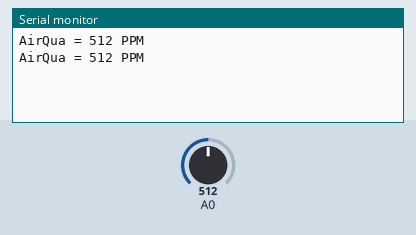
This sketch was run on a simulated Arduino Uno, built with avr-gcc and run on an emulated ATmega328P. Parts: the last lines printed to the serial monitor. The test bench sets the inputs (shaded band); at power-on: A0 = 512.

Above: at 1.8 s.
1.9 s: A0 set to 716
At 2.4 s:
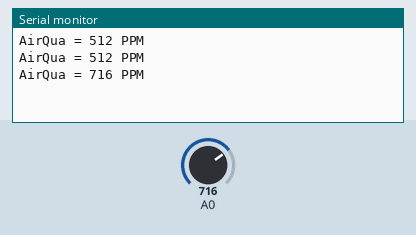
3.4 s: A0 set to 900
At 4.8 s:
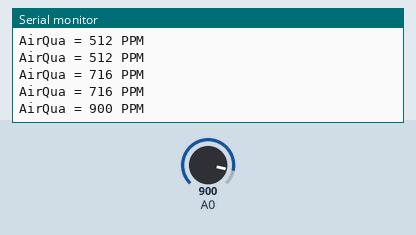
Timing chart, 0 to 6.4 s (numbered marks = the images above; inputs shaded):
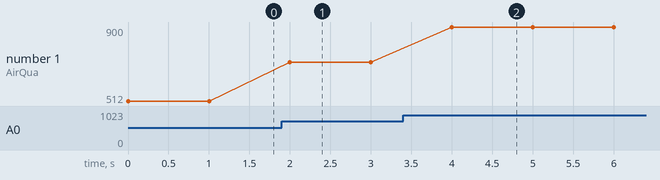

Measured:
- after the input at 1.9 s, the serial monitor: prints a new line after 0.10 s (image 1)
- after the input at 3.4 s, the serial monitor: prints a new line after 0.60 s (image 2)
- plotted number 1: 512 → 716 after the input at 1.9 s, 716 → 900 after the input at 3.4 s

The sketch:

pollution__mq135__.ino
```cpp
int val;
void setup(){
  Serial.begin(9600);                            // sets the serial port to 9600
 }
void loop(){
  val = analogRead(0);       // read analog input pin 0
  Serial.print("AirQua = ");
  Serial.print(val, DEC);               // prints the value read
  Serial.println(" PPM");
  delay(1000);                                   // wait 1 sec for next reading
}
```
